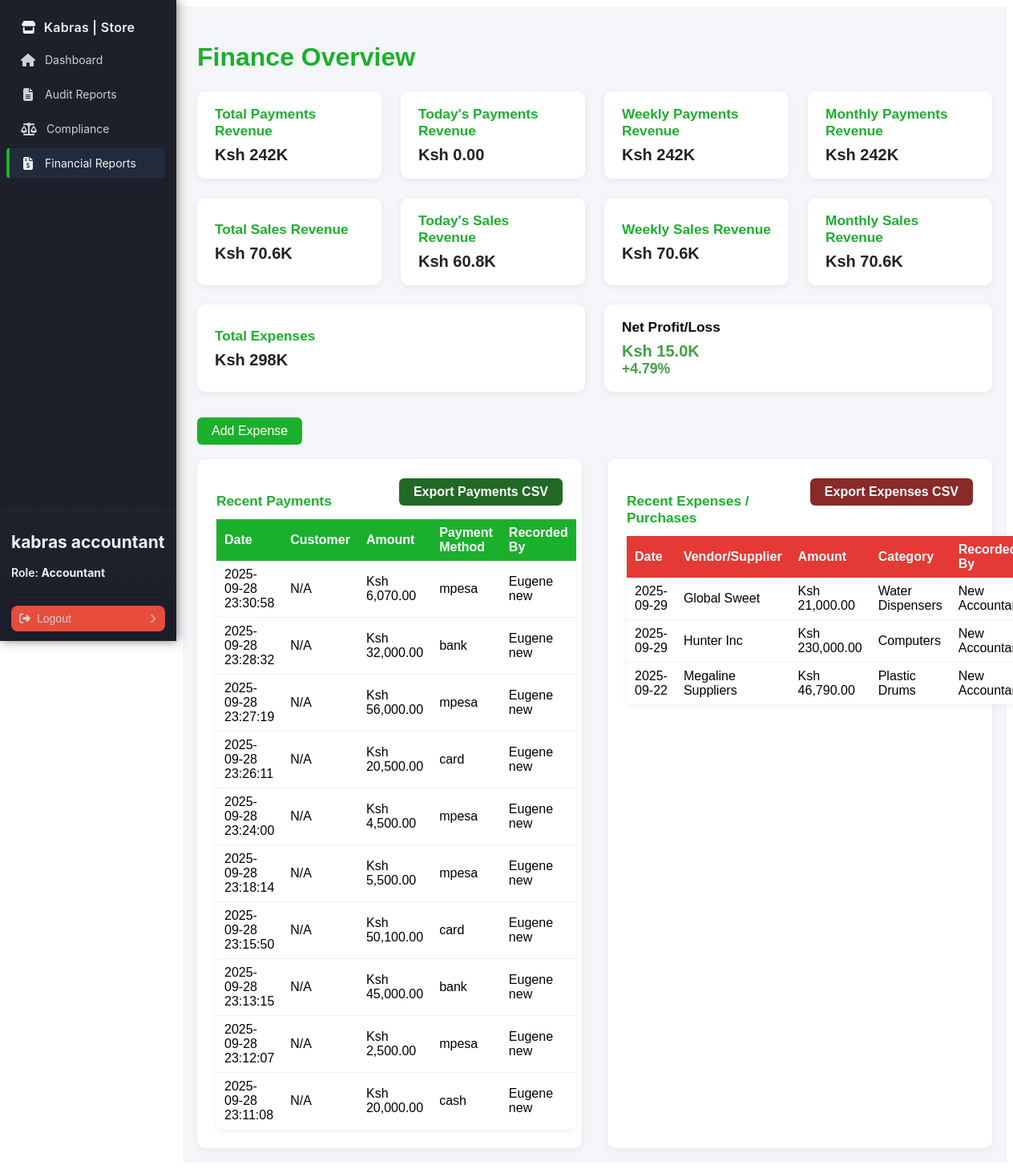
The app's page /accountant/finance.php (signed in) with its own data.
### tables this page shows
CREATE TABLE `payments` (
  `id` int NOT NULL AUTO_INCREMENT,
  `sale_id` int DEFAULT NULL,
  `customer_id` int DEFAULT NULL,
  `user_id` int NOT NULL,
  `payment_date` timestamp NULL DEFAULT CURRENT_TIMESTAMP,
  `method` enum('cash','mpesa','card','bank') NOT NULL,
  `amount` decimal(10,2) NOT NULL,
  `status` enum('completed','pending','partial') DEFAULT 'completed',
  `reference_number` varchar(100) DEFAULT NULL,
  `notes` text,
  `created_at` timestamp NULL DEFAULT CURRENT_TIMESTAMP,
  `updated_at` timestamp NULL DEFAULT CURRENT_TIMESTAMP ON UPDATE CURRENT_TIMESTAMP,
  PRIMARY KEY (`id`),
  KEY `sale_id` (`sale_id`),
  KEY `customer_id` (`customer_id`),
  KEY `user_id` (`user_id`),
  CONSTRAINT `payments_ibfk_1` FOREIGN KEY (`sale_id`) REFERENCES `sales` (`id`) ON DELETE CASCADE,
  CONSTRAINT `payments_ibfk_2` FOREIGN KEY (`customer_id`) REFERENCES `customers` (`id`) ON DELETE SET NULL,
  CONSTRAINT `payments_ibfk_3` FOREIGN KEY (`user_id`) REFERENCES `users` (`id`) ON DELETE CASCADE
);

CREATE TABLE `users` (
  `id` int NOT NULL AUTO_INCREMENT,
  `name` varchar(100) NOT NULL,
  `email` varchar(100) NOT NULL,
  `phone` varchar(15) DEFAULT NULL,
  `national_id` varchar(20) DEFAULT NULL,
  `password` varchar(255) NOT NULL,
  `last_login` datetime DEFAULT NULL,
  `role` enum('Admin','StoreKeeper','Cashier','Manager','Accountant') NOT NULL,
  `created_at` timestamp NULL DEFAULT CURRENT_TIMESTAMP,
  `updated_at` timestamp NULL DEFAULT CURRENT_TIMESTAMP ON UPDATE CURRENT_TIMESTAMP,
  PRIMARY KEY (`id`),
  UNIQUE KEY `email` (`email`)
);

CREATE TABLE `expenses` (
  `id` int NOT NULL AUTO_INCREMENT,
  `date` date NOT NULL,
  `vendor` varchar(255) DEFAULT NULL,
  `category` varchar(100) DEFAULT NULL,
  `amount` decimal(12,2) NOT NULL,
  `recorded_by` int NOT NULL,
  `created_at` timestamp NULL DEFAULT CURRENT_TIMESTAMP,
  `updated_at` timestamp NULL DEFAULT CURRENT_TIMESTAMP ON UPDATE CURRENT_TIMESTAMP,
  PRIMARY KEY (`id`),
  KEY `recorded_by` (`recorded_by`),
  CONSTRAINT `expenses_ibfk_1` FOREIGN KEY (`recorded_by`) REFERENCES `users` (`id`)
);

### handlers/PaymentsHandler.php (called while the page is built, shortened)
<?php
require_once __DIR__ . '/../config/Database.php';
class PaymentsHandler
{
    private $conn;
    public function __construct()
    {
        $db = new Database();
        $this->conn = $db->connect();
    }
    public function getAllPayments()
    {
        $sql = "SELECT p.*,
               c.name AS customer_name,
               u.name AS cashier_name,
               s.total_amount AS sale_total,
               GROUP_CONCAT(pr.name SEPARATOR ', ') AS product_names
        FROM payments p
        LEFT JOIN customers c ON p.customer_id = c.id
        LEFT JOIN users u ON p.user_id = u.id
        LEFT JOIN sales s ON p.sale_id = s.id
        LEFT JOIN sale_items si ON s.id = si.sale_id
        LEFT JOIN products pr ON si.product_id = pr.id
        GROUP BY p.id, c.name, u.name, s.total_amount
        ORDER BY p.payment_date DESC";
        $stmt = $this->conn->query($sql);
        return $stmt->fetchAll(PDO::FETCH_ASSOC);
    }
}

### config/database.php (called while the page is built, shortened)
<?php
class Database
{
    private $host = 'localhost';
    private $db   = 'kabras_store';
    private $user = 'root';
    private $pass = 'Hunter42.';
    private $charset = 'utf8mb4';
    public function connect()
    {
        $dsn = "mysql:host={$this->host};dbname={$this->db};charset={$this->charset}";
        try {
            $this->pdo = new PDO($dsn, $this->user, $this->pass, [
                PDO::ATTR_ERRMODE => PDO::ERRMODE_EXCEPTION,
                PDO::ATTR_DEFAULT_FETCH_MODE => PDO::FETCH_ASSOC,
            ]);
            return $this->pdo;
        } catch (PDOException $e) {
            die('Database connection failed: ' . $e->getMessage());
        }
    }
}

### handlers/SalesHandler.php (called while the page is built, shortened)
<?php
require_once __DIR__ . '/../config/database.php';
class SalesHandler
{
    private $db;
    public function __construct()
    {
        $this->db = (new Database())->connect();
    }
    public function getAllSales()
    {
        $stmt = $this->db->prepare("
            SELECT s.*, si.product_id, si.quantity, si.unit_price, p.name AS product_name
            FROM sales s
            JOIN sale_items si ON s.id = si.sale_id
            JOIN products p ON si.product_id = p.id
            ORDER BY s.sale_date DESC
        ");
        $stmt->execute();
        return $stmt->fetchAll(PDO::FETCH_ASSOC);
    }
}

### accountant/finance.php (the view, shortened to what this page needs)
<?php
function formatShortAmount($amount)
{
    $amount = floatval($amount);
    if ($amount >= 1000000) {
        return number_format($amount / 1000000, 2) . 'M';
    } elseif ($amount >= 100000) {
        return number_format($amount / 1000, 0) . 'K';
    } elseif ($amount >= 10000) {
        return number_format($amount / 1000, 1) . 'K';
    } else {
        return number_format($amount, 2);
    }
}
require_once '../handlers/AuthHandler.php';
require_once '../handlers/PaymentsHandler.php';
require_once '../handlers/SalesHandler.php';
require_once '../config/database.php';
$db = (new Database())->connect();
$salesHandler = new SalesHandler();
$paymentsHandler = new PaymentsHandler();
$totalPaymentsRevenue = 0;
$todayPaymentsRevenue = 0;
$weeklyPaymentsRevenue = 0;
$monthlyPaymentsRevenue = 0;
$payments = $paymentsHandler->getAllPayments();
foreach ($payments as $p) {
    $amt = isset($p['amount']) ? $p['amount'] : 0;
    $totalPaymentsRevenue += $amt;
    $payDate = isset($p['date']) ? $p['date'] : (isset($p['payment_date']) ? $p['payment_date'] : null);
    if ($payDate) {
        if (strtotime($payDate) >= strtotime('-6 days')) {
            $weeklyPaymentsRevenue += $amt;
        }
        if (date('Y-m', strtotime($payDate)) == date('Y-m')) {
            $monthlyPaymentsRevenue += $amt;
        }
    }
}
$totalSalesRevenue = 0;
$todaySalesRevenue = 0;
$weeklySalesRevenue = 0;
$monthlySalesRevenue = 0;
$sales = $salesHandler->getAllSales();
foreach ($sales as $s) {
    $amt = isset($s['total_amount']) ? $s['total_amount'] : 0;
    $totalSalesRevenue += $amt;
    $saleDate = isset($s['date']) ? $s['date'] : (isset($s['sale_date']) ? $s['sale_date'] : null);
    if ($saleDate) {
        if (date('Y-m-d', strtotime($saleDate)) == date('Y-m-d')) {
            $todaySalesRevenue += $amt;
        }
        if (strtotime($saleDate) >= strtotime('-6 days')) {
            $weeklySalesRevenue += $amt;
        }
        if (date('Y-m', strtotime($saleDate)) == date('Y-m')) {
            $monthlySalesRevenue += $amt;
        }
    }
}
$totalExpenses = 0;
$expenses = [];
$expenseQuery = $db->query("SELECT e.*, u.name as recorded_by_name FROM expenses e JOIN users u ON e.recorded_by = u.id
ORDER BY e.date DESC, e.id DESC LIMIT 10");
while ($row = $expenseQuery->fetch(PDO::FETCH_ASSOC)) {
    $expenses[] = $row;
    $amt = $row['amount'];
    $totalExpenses += $amt;
}
$totalRevenue = $totalPaymentsRevenue + $totalSalesRevenue;
$netProfit = $totalRevenue - $totalExpenses;
$recentPayments = [];
$payments = $paymentsHandler->getAllPayments();
usort(
    $payments,
    function ($a, $b) {
        return strtotime($b['date'] ?? $b['payment_date']) - strtotime($a['date'] ?? $a['payment_date']);
    }
);
$payments = array_slice($payments, 0, 10);
foreach ($payments as $p) {
    $p['recorded_by_name'] = isset($p['cashier_name']) ? $p['cashier_name'] : $p['user_id'];
    $recentPayments[] = $p;
}
?>
<!DOCTYPE html>
<html lang="en">
<head>
    <link rel="stylesheet" href="../assets/css/sidebar.css">
    <link rel="stylesheet" href="../assets/css/finance.css">
</head>
<body>
    <?php include '../includes/sidebar.php'; ?>
    <div class="main-content">
        <h1 class="finance-title">Finance Overview</h1>
        <div class="finance-cards-row">
            <div class="finance-card">
                <h4>Total Payments Revenue</h4>
                <div class="card-value">Ksh <?= formatShortAmount($totalPaymentsRevenue) ?></div>
            </div>
            <div class="finance-card">
                <h4>Today's Payments Revenue</h4>
                <div class="card-value">Ksh <?= formatShortAmount($todayPaymentsRevenue) ?></div>
            </div>
            <div class="finance-card">
                <h4>Weekly Payments Revenue</h4>
                <div class="card-value">Ksh <?= formatShortAmount($weeklyPaymentsRevenue) ?></div>
            </div>
            <div class="finance-card">
                <h4>Monthly Payments Revenue</h4>
                <div class="card-value">Ksh <?= formatShortAmount($monthlyPaymentsRevenue) ?></div>
            </div>
            <div class="finance-card">
                <h4>Total Sales Revenue</h4>
                <div class="card-value">Ksh <?= formatShortAmount($totalSalesRevenue) ?></div>
            </div>
            <div class="finance-card">
                <h4>Today's Sales Revenue</h4>
                <div class="card-value">Ksh <?= formatShortAmount($todaySalesRevenue) ?></div>
            </div>
            <div class="finance-card">
                <h4>Weekly Sales Revenue</h4>
                <div class="card-value">Ksh <?= formatShortAmount($weeklySalesRevenue) ?></div>
            </div>
            <div class="finance-card">
                <h4>Monthly Sales Revenue</h4>
                <div class="card-value">Ksh <?= formatShortAmount($monthlySalesRevenue) ?></div>
            </div>
            <div class="finance-card">
                <h4>Total Expenses</h4>
                <div class="card-value">Ksh <?= formatShortAmount($totalExpenses) ?></div>
            </div>
            <div class="finance-card">
                <h4 class="net-profit-title">Net Profit/Loss</h4>
                <div class="card-value net-profit <?= $netProfit >= 0 ? 'profit' : 'loss' ?>">
                    Ksh <?= formatShortAmount($netProfit) ?>
                </div>
                <div class="card-value net-profit-percentage"
                    style="font-size:1.1rem; font-weight:600; color:<?= $netProfit >= 0 ? '#43a047' : '#e53935' ?>;">
                    <?= $totalRevenue > 0 ? ($netProfit >= 0 ? '+' : '') . round(($netProfit / $totalRevenue) * 100, 2) . '%' : '0%' ?>
                </div>
            </div>
        </div>
        <div class="add-expense-container">
            <button id="openExpenseModalBtn" class="btn">Add Expense</button>
        </div>
        <div class="finance-tables-row">
            <div class="finance-table-card">
                <form method="post" style="display:inline; float:right; margin-left:8px;">
                    <button type="submit" class="btn btn-export-payments">Export Payments CSV</button>
                </form>
                <h3 class="finance-table-title">Recent Payments</h3>
                <table class="finance-table payments-table">
                    <thead>
                        <tr>
                            <th>Date</th>
                            <th>Customer</th>
                            <th>Amount</th>
                            <th>Payment Method</th>
                            <th>Recorded By</th>
                        </tr>
                    </thead>
                    <tbody>
                        <?php foreach ($recentPayments as $p): ?>
                            <tr>
                                <td><?= htmlspecialchars($p['date'] ?? $p['payment_date']) ?></td>
                                <td><?= htmlspecialchars($p['customer'] ?? 'N/A') ?></td>
                                <td>Ksh <?= number_format($p['amount'] ?? 0, 2) ?></td>
                                <td><?= htmlspecialchars($p['method'] ?? 'N/A') ?></td>
                                <td><?= htmlspecialchars($p['recorded_by_name']) ?></td>
                            </tr>
                        <?php endforeach; ?>
                    </tbody>
                </table>
            </div>
            <div class="finance-table-card">
                <form method="post" style="display:inline; float:right; margin-left:8px;">
                    <button type="submit" class="btn btn-export-expenses">Export Expenses CSV</button>
                </form>
                <h3 class="finance-table-title">Recent Expenses / Purchases</h3>
                <table class="finance-table expenses-table">
                    <thead>
                        <tr>
                            <th>Date</th>
                            <th>Vendor/Supplier</th>
                            <th>Amount</th>
                            <th>Category</th>
                            <th>Recorded By</th>
                        </tr>
                    </thead>
                    <tbody>
                        <?php foreach ($expenses as $e): ?>
                            <tr>
                                <td><?= htmlspecialchars($e['date']) ?></td>
                                <td><?= htmlspecialchars($e['vendor']) ?></td>
                                <td>Ksh <?= number_format($e['amount'], 2) ?></td>
                                <td><?= htmlspecialchars($e['category']) ?></td>
                                <td><?= htmlspecialchars($e['recorded_by_name']) ?></td>
                            </tr>
                        <?php endforeach; ?>
                    </tbody>
                </table>
            </div>
        </div>
    </div>
</body>
</html>

### assets/css/sidebar.css (style rules this page uses)
:root { --sidebar-width: 220px; --bg: #1d1f2b; --panel: #222233; --muted: #cfcfd6; --text: #eef1f6; --accent: #1BB02C; --hover: #2c3c33; --danger: #e74c3c; }

### assets/css/finance.css (style rules this page uses)
.btn-export-payments { background: #216925; color: #fff; border: none; border-radius: 6px; padding: 8px 18px; font-size: 1rem; cursor: pointer; font-weight: 600; margin-bottom: 8px; transition: background 0.2s; }
.btn-export-expenses { background: #8a2a28; color: #fff; border: none; border-radius: 6px; padding: 8px 18px; font-size: 1rem; cursor: pointer; font-weight: 600; margin-bottom: 8px; transition: background 0.2s; }
.main-content { margin-left: 220px; padding: 24px 18px 18px 18px; min-height: 100vh; background: #f4f6f9; font-family: Arial, sans-serif; }
.finance-title { margin-bottom: 24px; font-size: 2rem; font-weight: 700; color: #1BB02C; }
.finance-cards-row { display: flex; gap: 24px; flex-wrap: wrap; margin-bottom: 32px; }
.finance-card { background: #fff; border-radius: 10px; box-shadow: 0 2px 8px #0001; padding: 18px 22px; min-width: 180px; flex: 1; display: flex; flex-direction: column; align-items: flex-start; justify-content: center; }
.finance-card h4 { margin: 0 0 8px 0; font-size: 1.08rem; color: #1BB02C; font-weight: 600; }
.finance-card .card-value { font-size: 1.25rem; font-weight: 700; color: #222; }
.finance-card .net-profit.profit { color: #43a047; }
.finance-tables-row { display: flex; gap: 32px; flex-wrap: wrap; }
.finance-table-card { flex: 1; min-width: 340px; background: #fff; border-radius: 10px; box-shadow: 0 2px 8px #0001; padding: 24px; }
.finance-table-title { margin-bottom: 12px; color: #1BB02C; font-size: 1.08rem; font-weight: 600; }
.finance-table { width: 100%; border-collapse: collapse; background: #fff; border-radius: 8px; box-shadow: 0 2px 8px #0001; margin-bottom: 0; }
.finance-table th, .finance-table td { padding: 8px 10px; text-align: left; }
.finance-table thead { background: #1BB02C; color: #fff; }
.finance-table.expenses-table thead { background: #e53935; }
.finance-table tbody tr { border-bottom: 1px solid #eee; }
.finance-table tbody tr:last-child { border-bottom: none; }
.finance-table tbody td { background: #fff; }
.add-expense-container { margin-bottom: 18px; text-align: left; }
.add-expense-container .btn { background: #1BB02C; color: #fff; border: none; border-radius: 6px; padding: 8px 18px; font-size: 1rem; }
.finance-card .net-profit-title { color: #0b0b0b; font-weight: 600; }

### records on screen
payments: payment_date "2025-09-28 23:30:58", customer "N/A", amount "6,070.00", method "mpesa", user.name "Eugene new"
payments: payment_date "2025-09-28 23:28:32", customer "N/A", amount "32,000.00", method "bank", user.name "Eugene new"
payments: payment_date "2025-09-28 23:27:19", customer "N/A", amount "56,000.00", method "mpesa", user.name "Eugene new"
payments: payment_date "2025-09-28 23:26:11", customer "N/A", amount "20,500.00", method "card", user.name "Eugene new"
payments: payment_date "2025-09-28 23:24:00", customer "N/A", amount "4,500.00", method "mpesa", user.name "Eugene new"
payments: payment_date "2025-09-28 23:18:14", customer "N/A", amount "5,500.00", method "mpesa", user.name "Eugene new"
payments: payment_date "2025-09-28 23:15:50", customer "N/A", amount "50,100.00", method "card", user.name "Eugene new"
payments: payment_date "2025-09-28 23:13:15", customer "N/A", amount "45,000.00", method "bank", user.name "Eugene new"
payments: payment_date "2025-09-28 23:12:07", customer "N/A", amount "2,500.00", method "mpesa", user.name "Eugene new"
payments: payment_date "2025-09-28 23:11:08", customer "N/A", amount "20,000.00", method "cash", user.name "Eugene new"
expenses: date "2025-09-29", vendor "Global Sweet", amount "21,000.00", category "Water Dispensers", recorded_by.name "New…"
expenses: date "2025-09-29", vendor "Hunter Inc", amount "230,000.00", category "Computers", recorded_by.name "New…"
expenses: date "2025-09-22", vendor "Megaline Suppliers", amount "46,790.00", category "Plastic Drums", recorded_by.name "New…"

### other values on screen
$it['label'] "Dashboard"
$it['label'] "Audit Reports"
$it['label'] "Compliance"
$it['label'] "Financial Reports"
$currentUser['name'] "kabras accountant"
$currentUser['role'] "Accountant"
formatShortAmount($totalPaymentsRevenue) "242K"
formatShortAmount($todayPaymentsRevenue) "0.00"
formatShortAmount($weeklyPaymentsRevenue) "242K"
formatShortAmount($monthlyPaymentsRevenue) "242K"
formatShortAmount($totalSalesRevenue) "70.6K"
formatShortAmount($todaySalesRevenue) "60.8K"
formatShortAmount($weeklySalesRevenue) "70.6K"
formatShortAmount($monthlySalesRevenue) "70.6K"
formatShortAmount($totalExpenses) "298K"
